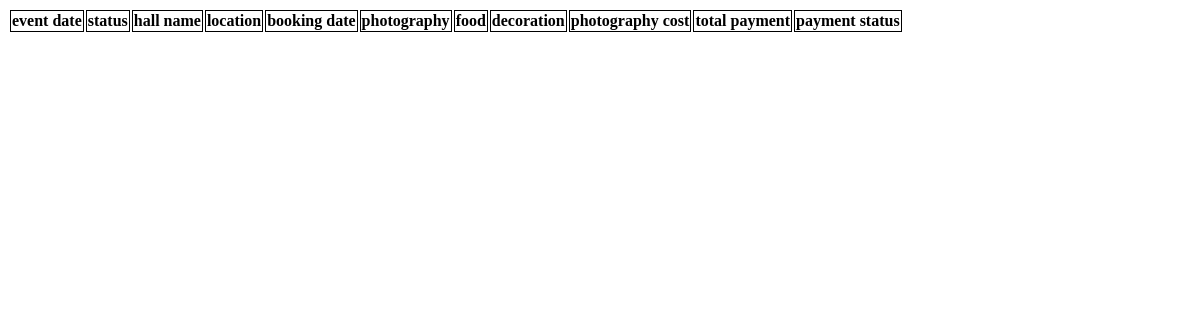
Page /userviewbooking (signed in) on the earlier database version.
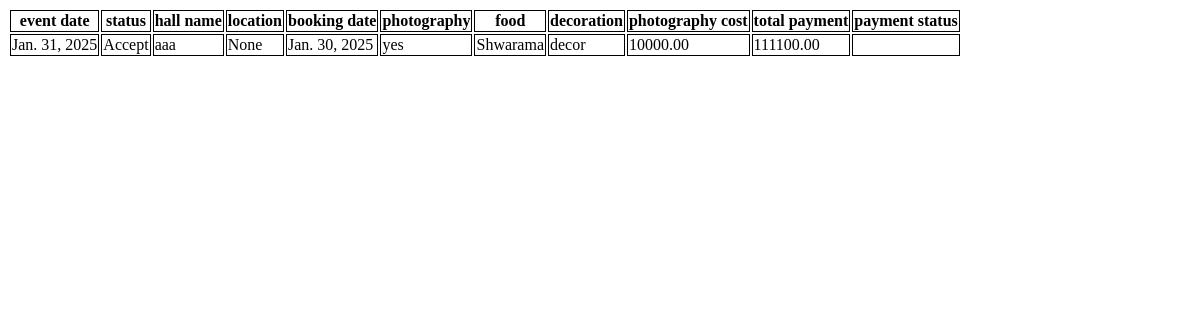
Same page on the later database version.
### app/models.py (models this page shows)
class Bookings(models.Model):
    event_date=models.DateField(null=True)
    event_status=models.CharField(max_length=100,null=True,default='pending')
    user_id=models.ForeignKey(User,on_delete=models.CASCADE)
    hall_id=models.ForeignKey(Halls,on_delete=models.CASCADE)
    booking_date=models.DateField(auto_now_add=True)
    payment_status=models.CharField(max_length=100)
    photography=models.CharField(max_length=100,null=True,blank=True)
    food=models.ForeignKey(Food,on_delete=models.CASCADE)
    food_value=models.BooleanField(null=True,blank=True)
    no_of_people=models.IntegerField(null=True,blank=True)
    decoration=models.ForeignKey(Decoration,on_delete=models.CASCADE)
    decoration_value=models.BooleanField(null=True,blank=True)
    photography_cost=models.DecimalField(max_digits=10,decimal_places=2)
    total_payment=models.DecimalField(max_digits=10,decimal_places=2)

class Halls(models.Model):
    hall_name=models.CharField(max_length=100)
    location=models.CharField(max_length=200,null=True,blank=True)
    capacity=models.IntegerField()
    price_per_day=models.DecimalField(max_digits=10,decimal_places=2)
    photo_url=models.FileField()
    hall_description=models.TextField(null=True,blank=True)

class Food(models.Model):
    food_name=models.CharField(max_length=100,null=True)
    food_image=models.ImageField(upload_to='image/')
    food_price=models.DecimalField(max_digits=10,decimal_places=2)

class Decoration(models.Model):
    decoration_name=models.CharField(max_length=100,null=True)
    decoration_image=models.ImageField(upload_to='image/')
    decoration_price=models.DecimalField(max_digits=10,decimal_places=2)

### app/views.py (the view)
# urls.py: path('userviewbooking',views.user_view_booking,name='userviewbooking'),
def user_view_booking(request):
    user=User.objects.get(id=request.user.id)
    booking=Bookings.objects.filter(user_id=user)
    for i in booking:
        print(i.event_status)
    return render(request,'user_view_booking.html',{'x':booking})

### Template/user_view_booking.html (shortened to what this page needs)
<!DOCTYPE html>
<html lang="en">
<head>
</head>
<body>
    <table>
        <tr>
            <th>event date</th>
            <th>status</th>
            <th>hall name</th>
            <th>location</th>
            <th>booking date</th>
            <th>photography</th>
            <th>food</th>
            <th>decoration</th>
            <th>photography cost</th>
            <th>total payment</th>
            <th>payment status</th>
        </tr>
        {% for i in x %}
        <tr>
            <td>{{i.event_date}}</td>
            <td>{{ i.event_status }}</td>
           <td>{{i.hall_id.hall_name}}</td>
            <td>{{i.hall_id.location}}</td>
            <td>{{i.booking_date}}</td>
            <td>{{i.photography}}</td>
             <td>{{i.food.food_name}}</td>
            <td>{{i.decoration.decoration_name}}</td>
            <td>{{i.photography_cost}}</td>
            <td>{{i.total_payment}}</td>
            <td>{{i.payment_status}}</td>
        </tr>
            {% endfor %}
        </table>
</body>
</html>

Differences in the rows shown:
added Bookings: event_date "Jan. 31, 2025", event_status "Accept", hall_id.hall_name "aaa", hall_id.location "None", booking_date "Jan. 30, 2025", photography "yes", food.food_name "Shwarama", decoration.decoration_name "decor", photography_cost "10000.00", total_payment "111100.00"
